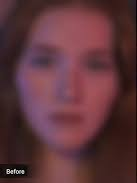
#> input picture image_floue1.jpg, 137 x 183 px, found by its file name
$ python projet.py
#> lines starting #> are read from the running program, lines starting #| are printed output that depends on the picture; after the words box and inside, x2 and y2 are one past the last pixel; in counts of white or black regions, pixels touching at a corner belong together
import cv2
import numpy as np
from deepface import DeepFace
import os

### AMÉLIORATION DE L'IMAGE ###
def enhance_image(image_path, output_path):
#> called with output_path = 'image_amelioree.jpg'
    image = cv2.imread(image_path, cv2.IMREAD_GRAYSCALE)
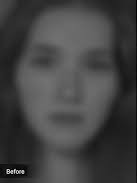
#> image: shape (183, 137); min 0, max 234, mean 66
    if image is None:
        print(f" Impossible de charger l'image : {image_path}")
        return None

    img_f32 = np.float32(image) / 255.0
    dct = cv2.dct(img_f32)
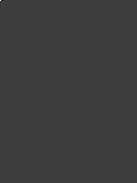
#> dct: shape (183, 137) float32; min -12.87, max 40.96, mean 0; drawn with min black and max white
    dct[:30, :30] *= 2
#> dct: shape (183, 137) float32; 3.59% of pixels changed, all inside (x1, y1, x2, y2) = (0, 0, 30, 30)
    enhanced_img = cv2.idct(dct)
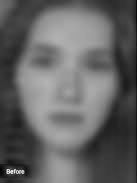
#> enhanced_img: shape (183, 137) float32; min 0.049, max 1.25, mean 0.517; drawn with min black and max white
    enhanced_img = np.uint8(np.clip(enhanced_img * 255, 0, 255))
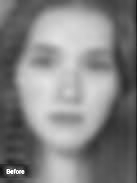
#> enhanced_img: shape (183, 137); min 12, max 255, mean 131.4

    enhanced_img = cv2.equalizeHist(enhanced_img)
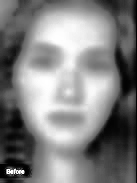
#> enhanced_img: shape (183, 137); min 0, max 255, mean 128.4

    thresholded = cv2.adaptiveThreshold(
        enhanced_img, 255,
        cv2.ADAPTIVE_THRESH_GAUSSIAN_C,
        cv2.THRESH_BINARY,
        11, 2
    )
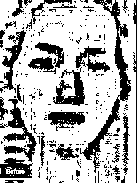
#> thresholded: shape (183, 137); 71.4% white; 264 black regions (236 under 20 px), largest, box (x1, y1, x2, y2) and area: (80, 0, 131, 173) 1397, (0, 84, 37, 162) 773, (53, 67, 85, 106) 561

    cv2.imshow("Image Améliorée", enhanced_img)
    cv2.imshow("Image Seuillée", thresholded)

    cv2.imwrite(output_path, enhanced_img)
    cv2.imwrite("image_seuillage.jpg", thresholded)
    return output_path


### DÉTECTION DE VISAGE ###
def detect_faces(image_path):
#> called with image_path = 'image_amelioree.jpg'
    face_cascade = cv2.CascadeClassifier(cv2.data.haarcascades + "haarcascade_frontalface_default.xml")
    image = cv2.imread(image_path)
#> image: shape (183, 137, 3); min 0, max 255, mean 128.4
    if image is None:
        raise FileNotFoundError(f" Image non trouvée : {image_path}")

    gray = cv2.cvtColor(image, cv2.COLOR_BGR2GRAY)
    faces = face_cascade.detectMultiScale(gray, 1.1, 5, minSize=(30, 30))
#> faces = [[12, 22, 115, 115]]

    for (x, y, w, h) in faces:
        cv2.rectangle(image, (x, y), (x + w, y + h), (0, 255, 0), 2)
#> this loop made 1 pass
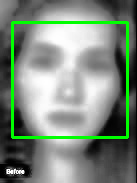
#> image: shape (183, 137, 3); mean B, G, R 123, 137, 123

    cv2.imshow("Visages détectés", image)
    cv2.imwrite("detected_faces.jpg", image)
    return "detected_faces.jpg", faces


### RECONNAISSANCE FACIALE ###
def recognize_faces(image_path, reference_image_path):
    try:
        if not os.path.exists(image_path):
            raise FileNotFoundError(f" img2_path introuvable : {image_path}")
        if not os.path.exists(reference_image_path):
            raise FileNotFoundError(f" img1_path introuvable : {reference_image_path}")

        result = DeepFace.verify(
            img1_path=reference_image_path,
            img2_path=image_path,
            enforce_detection=False
        )

        image = cv2.imread(image_path)
        if image is None:
            raise FileNotFoundError(f" Image non trouvée : {image_path}")

        name = "Inconnu"
        if result["verified"]:
            name = " Personne connue"

        cv2.putText(image, name, (10, 30), cv2.FONT_HERSHEY_SIMPLEX, 0.4, (0, 255, 0),1)
        cv2.imshow("Reconnaissance Faciale", image)
        cv2.imwrite("recognized_faces.jpg", image)
        return "recognized_faces.jpg"

    except Exception as e:
        print(f" Erreur pendant la reconnaissance faciale : {e}")
        return None


###  EXÉCUTION DU PIPELINE ###
input_image = r"C:\Users\33758\python\dossierprojet\image_floue1.jpg"
reference_image = r"C:\Users\33758\python\dossierprojet\image_claire.jpg"
output_image = "image_amelioree.jpg"

print("[1] Amélioration de l'image...")
enhanced_image = enhance_image(input_image, output_image)

if enhanced_image:
    print("[2] Détection des visages...")
    detected_faces, faces = detect_faces(enhanced_image)
#> detected_faces = 'detected_faces.jpg'; faces = [[12, 22, 115, 115]]

    if len(faces) > 0:
        print("[3] Reconnaissance faciale en cours...")
        recognized_image = recognize_faces(enhanced_image, reference_image)
#> (the run stopped early here; a loop or call above may not have finished)
